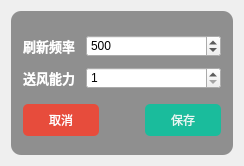
<?xml version="1.0" encoding="UTF-8"?>
<ui version="4.0">
 <class>Configure</class>
 <widget class="QDialog" name="Configure">
  <property name="geometry">
   <rect>
    <x>0</x>
    <y>0</y>
    <width>244</width>
    <height>166</height>
   </rect>
  </property>
  <property name="windowTitle">
   <string>Dialog</string>
  </property>
  <layout class="QHBoxLayout" name="horizontalLayout_3">
   <item>
    <widget class="QFrame" name="verticalFrame">
     <property name="layoutDirection">
      <enum>Qt::LeftToRight</enum>
     </property>
     <property name="styleSheet">
      <string notr="true">#verticalFrame
{
	background-color: rgba(0,0,0, 40%);
	border-radius:10px;
}
</string>
     </property>
     <property name="frameShadow">
      <enum>QFrame::Plain</enum>
     </property>
     <layout class="QVBoxLayout" name="verticalLayout_2">
      <property name="leftMargin">
       <number>12</number>
      </property>
      <property name="topMargin">
       <number>20</number>
      </property>
      <property name="rightMargin">
       <number>12</number>
      </property>
      <property name="bottomMargin">
       <number>12</number>
      </property>
      <item>
       <layout class="QHBoxLayout" name="horizontalLayout">
        <item>
         <widget class="QLabel" name="label">
          <property name="font">
           <font>
            <family>微软雅黑</family>
            <pointsize>10</pointsize>
            <weight>75</weight>
            <bold>true</bold>
           </font>
          </property>
          <property name="styleSheet">
           <string notr="true">color: rgb(255, 255, 255);</string>
          </property>
          <property name="text">
           <string>刷新频率</string>
          </property>
         </widget>
        </item>
        <item>
         <spacer name="horizontalSpacer">
          <property name="orientation">
           <enum>Qt::Horizontal</enum>
          </property>
          <property name="sizeType">
           <enum>QSizePolicy::Fixed</enum>
          </property>
          <property name="sizeHint" stdset="0">
           <size>
            <width>5</width>
            <height>0</height>
           </size>
          </property>
         </spacer>
        </item>
        <item>
         <widget class="QSpinBox" name="frequenceEdit">
          <property name="sizePolicy">
           <sizepolicy hsizetype="Expanding" vsizetype="Fixed">
            <horstretch>0</horstretch>
            <verstretch>0</verstretch>
           </sizepolicy>
          </property>
          <property name="correctionMode">
           <enum>QAbstractSpinBox::CorrectToNearestValue</enum>
          </property>
          <property name="minimum">
           <number>100</number>
          </property>
          <property name="maximum">
           <number>10000</number>
          </property>
          <property name="singleStep">
           <number>10</number>
          </property>
          <property name="value">
           <number>500</number>
          </property>
         </widget>
        </item>
       </layout>
      </item>
      <item>
       <layout class="QHBoxLayout" name="horizontalLayout_2">
        <item>
         <widget class="QLabel" name="label_2">
          <property name="font">
           <font>
            <family>微软雅黑</family>
            <pointsize>10</pointsize>
            <weight>75</weight>
            <bold>true</bold>
           </font>
          </property>
          <property name="styleSheet">
           <string notr="true">color: rgb(255, 255, 255);</string>
          </property>
          <property name="text">
           <string>送风能力</string>
          </property>
         </widget>
        </item>
        <item>
         <spacer name="horizontalSpacer_2">
          <property name="orientation">
           <enum>Qt::Horizontal</enum>
          </property>
          <property name="sizeType">
           <enum>QSizePolicy::Fixed</enum>
          </property>
          <property name="sizeHint" stdset="0">
           <size>
            <width>5</width>
            <height>0</height>
           </size>
          </property>
         </spacer>
        </item>
        <item>
         <widget class="QSpinBox" name="serveEdit">
          <property name="sizePolicy">
           <sizepolicy hsizetype="Expanding" vsizetype="Fixed">
            <horstretch>0</horstretch>
            <verstretch>0</verstretch>
           </sizepolicy>
          </property>
          <property name="correctionMode">
           <enum>QAbstractSpinBox::CorrectToNearestValue</enum>
          </property>
          <property name="minimum">
           <number>1</number>
          </property>
          <property name="maximum">
           <number>8</number>
          </property>
         </widget>
        </item>
       </layout>
      </item>
      <item>
       <spacer name="verticalSpacer_3">
        <property name="orientation">
         <enum>Qt::Vertical</enum>
        </property>
        <property name="sizeType">
         <enum>QSizePolicy::Fixed</enum>
        </property>
        <property name="sizeHint" stdset="0">
         <size>
          <width>20</width>
          <height>5</height>
         </size>
        </property>
       </spacer>
      </item>
      <item>
       <layout class="QHBoxLayout" name="horizontalLayout_5">
        <item>
         <widget class="QPushButton" name="cancelButtion">
          <property name="focusPolicy">
           <enum>Qt::NoFocus</enum>
          </property>
          <property name="styleSheet">
           <string notr="true">QPushButton{border-style:none;padding:7px;border-radius:5px;color:#FFFFFF;background:#E74C3C;}
QPushButton:hover{color:#FFF5E7;background:#EC7064;}QPushButton:pressed{color:#F5A996;background:#DC2D1A;}</string>
          </property>
          <property name="text">
           <string>取消</string>
          </property>
          <property name="flat">
           <bool>false</bool>
          </property>
         </widget>
        </item>
        <item>
         <spacer name="horizontalSpacer_5">
          <property name="orientation">
           <enum>Qt::Horizontal</enum>
          </property>
          <property name="sizeType">
           <enum>QSizePolicy::Preferred</enum>
          </property>
          <property name="sizeHint" stdset="0">
           <size>
            <width>40</width>
            <height>20</height>
           </size>
          </property>
         </spacer>
        </item>
        <item>
         <widget class="QPushButton" name="saveButton">
          <property name="cursor">
           <cursorShape>ArrowCursor</cursorShape>
          </property>
          <property name="focusPolicy">
           <enum>Qt::NoFocus</enum>
          </property>
          <property name="styleSheet">
           <string notr="true">QPushButton{border-style:none;padding:7px;border-radius:5px;color:#E6F8F5;background:#1ABC9C;}
QPushButton:hover{color:#FFFFFF;background:#2EE1C1;}QPushButton:pressed{color:#A7EEE6;background:#16A086;}</string>
          </property>
          <property name="text">
           <string>保存</string>
          </property>
         </widget>
        </item>
       </layout>
      </item>
     </layout>
    </widget>
   </item>
  </layout>
 </widget>
 <resources/>
 <connections/>
</ui>
